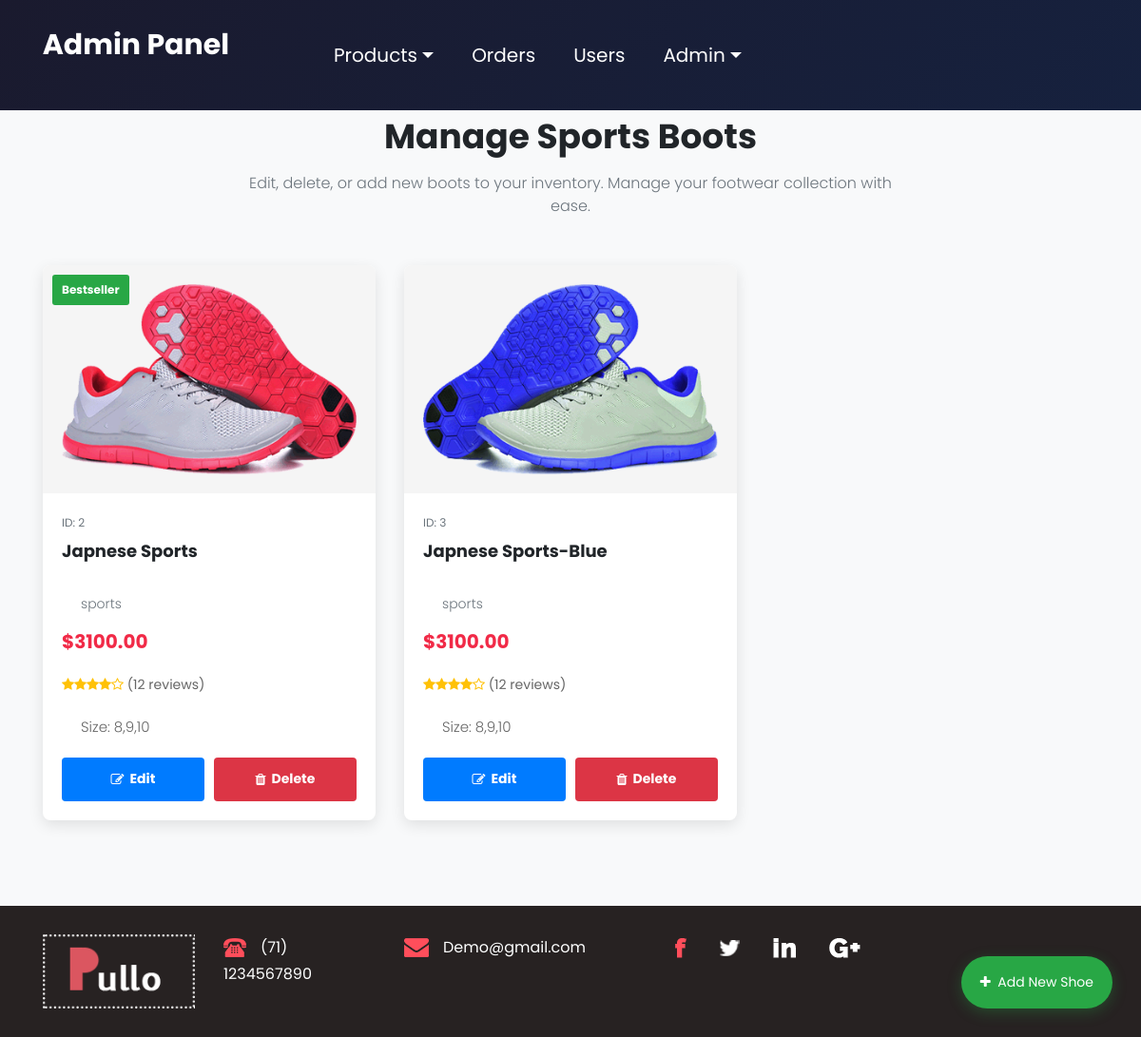
Screenshot of /ADsports/ with the database file from the repository.
### app/models.py (models this page shows, shortened)
class Boots(models.Model):
    boot_id = models.AutoField(primary_key=True)
    name = models.CharField(max_length=100)
    size = models.CharField(max_length=10)
    quantity = models.PositiveIntegerField()
    price = models.DecimalField(max_digits=10, decimal_places=2)
    image = models.ImageField(upload_to='boots/')
    bestseller = models.BooleanField(default=False)
    description = models.TextField(blank=True)
    category = models.CharField(max_length=20)

### app/views.py (the view)
# urls.py: path('ADsports/', views.ad_sports, name='ad_sports'),
def ad_sports(request): return render(request, 'admin/ADracing boots.html', {'boots': Boots.objects.all()})

### template/admin/ADracing boots.html (shortened to what this page needs)
{% load static %}
<!DOCTYPE html>
<html lang="en">
   <head>
      <link rel="stylesheet" href="{% static 'css/bootstrap.min.css' %}">
      <link rel="stylesheet" href="{% static 'css/style.css' %}">
      <link rel="stylesheet" href="{% static 'css/responsive.css' %}">
      <link rel="stylesheet" href="{% static 'css/jquery.mCustomScrollbar.min.css' %}">
      <link rel="stylesheet" href="https://netdna.bootstrapcdn.com/font-awesome/4.0.3/css/font-awesome.css">
      <link rel="stylesheet" href="{% static 'css/owl.carousel.min.css' %}">
      <link rel="stylesheet" href="{% static 'css/owl.theme.default.min.css' %}">
      <link rel="stylesheet" href="https://cdnjs.cloudflare.com/ajax/libs/fancybox/2.1.5/jquery.fancybox.min.css" media="screen">
   </head>
   <body class="main-layout">
      {% include 'admin/header.html' %}
      <div class="shoes_section">
         <div class="container">
            <div class="shoes_section_heading">
               <h2>Manage Sports Boots</h2>
               <p>Edit, delete, or add new boots to your inventory. Manage your footwear collection with ease.</p>
            </div>
            <div class="row" id="boots-list">
                {% for boot in boots %}
                <div class="col-md-4 col-sm-6">
                    <div class="shoe-item" data-id="{{ boot.boot_id }}">
                        <div class="shoe-img">
                            {% if boot.bestseller %}
                                <span class="new-tag">Bestseller</span>
                            {% endif %}
                            <img src="{{ boot.image.url }}" alt="{{ boot.name }}">
                        </div>
                        <div class="shoe-info">
                            <div class="shoe-id">ID: {{ boot.boot_id }}</div>
                            <h3 class="shoe-name">{{ boot.name }}</h3>
                            <p class="shoe-category">{{ boot.category }}</p>
                            <div class="shoe-price">
                                <span>${{ boot.price }}</span>
                            </div>
                            <div class="shoe-rating">
                                <i class="fa fa-star"></i><i class="fa fa-star"></i><i class="fa fa-star"></i><i class="fa fa-star"></i><i class="fa fa-star-o"></i>
                                <span>(12 reviews)</span>
                            </div>
                            <div class="shoe-sizes">
                                <p>Size: {{ boot.size }}</p>
                            </div>
                            <div class="shoe-actions">
                                <a href="{% url 'editshoes' category='sports' shoe_id=boot.boot_id %}" class="btn-edit">
                                    <i class="fa fa-edit"></i>&nbsp; Edit
                                </a>
                                <a href="{% url 'delete_shoes' category='sports' shoe_id=boot.boot_id %}"
                                   class="btn-delete"
                                   onclick="return confirm('Are you sure you want to delete {{ boot.name }}?');">
                                    <i class="fa fa-trash"></i>&nbsp; Delete
                                </a>
                            </div>
                        </div>
                    </div>
                </div>
                {% empty %}
                <div class="col-12">
                    <div class="text-center">
                        <h4 class="text-muted">No sports boots found.</h4>
                    </div>
                </div>
                {% endfor %}
            </div>
         </div>
      </div>
      <a href="{% url 'addshoes' %}" class="add-new-shoe" title="Add New Shoe">
         <i class="fa fa-plus"></i>&nbsp; Add New Shoe
      </a>
      {% include 'footer.html' %}
   </body>
</html>

### static/css/style.css (style rules this page uses)
* { box-sizing: border-box !important; transition: ease all 0.5s; }
html { scroll-behavior: smooth; }
body { color: #666666; font-size: 14px; font-family: Poppins; line-height: 1.80857; font-weight: normal; overflow-x: hidden; }
a { color: #1f1f1f; text-decoration: none !important; outline: none !important; -webkit-transition: all .3s ease-in-out; -moz-transition: all .3s ease-in-out; -ms-transition: all .3s ease-in-out; -o-transition: all .3s ease-in-out; transition: all .3s ease-in-out; }
h1, h2, h3, h4, h5, h6 { letter-spacing: 0; font-weight: normal; position: relative; padding: 0 0 10px 0; font-weight: normal; line-height: normal; color: #111111; margin: 0 }
h2 { font-size: 22px }
h3 { font-size: 18px }
*, *::after, *::before { -webkit-box-sizing: border-box; -moz-box-sizing: border-box; box-sizing: border-box; }
p { margin: 20px; font-weight: 300; font-size: 15px; line-height: 24px; }
a { color: #222222; text-decoration: none; outline: none !important; }
a, .btn { text-decoration: none !important; outline: none !important; -webkit-transition: all .3s ease-in-out; -moz-transition: all .3s ease-in-out; -ms-transition: all .3s ease-in-out; -o-transition: all .3s ease-in-out; transition: all .3s ease-in-out; }
img { max-width: 100%; height: auto; }
body { width:100%; height:100%; }
.carousel-inner,.carousel,.carousel-item,.container,.fill { height:100%; width:100%; background-position:center center; background-size:cover; }

### template/admin/ADracing boots.html (style rules this page uses)
.shoes_section { background-color: #f8f9fa; padding: 60px 0; }
.shoes_section_heading { text-align: center; margin-bottom: 50px; }
.shoes_section_heading h2 { font-size: 36px; font-weight: bold; color: #212529; }
.shoes_section_heading p { color: #6c757d; max-width: 700px; margin: 0 auto; font-size: 16px; }
.shoe-item { background: white; border-radius: 8px; overflow: hidden; box-shadow: 0 5px 15px rgba(0,0,0,0.1); margin-bottom: 30px; transition: all 0.3s ease; }
.shoe-img { position: relative; overflow: hidden; padding: 20px; background: #f5f5f5; text-align: center; }
.shoe-img img { max-width: 100%; height: auto; transition: transform 0.5s ease; }
.shoe-img .new-tag { position: absolute; top: 10px; left: 10px; background: #28a745; color: white; padding: 5px 10px; font-size: 12px; font-weight: bold; border-radius: 3px; }
.shoe-info { padding: 20px; }
.shoe-name { font-size: 18px; font-weight: bold; margin-bottom: 10px; color: #212529; }
.shoe-category { font-size: 14px; color: #6c757d; margin-bottom: 10px; }
.shoe-price { font-size: 20px; font-weight: bold; color: #f12a47; margin-bottom: 15px; }
.shoe-rating { margin-bottom: 15px; }
.shoe-rating i { color: #ffc107; font-size: 14px; }
.shoe-actions { display: flex; gap: 10px; }
.btn-edit, .btn-delete { flex: 1; padding: 10px; border: none; border-radius: 4px; font-weight: bold; cursor: pointer; transition: all 0.3s ease; text-decoration: none; text-align: center; display: flex; align-items: center; justify-content: center; }
.btn-edit { background: #007bff; color: white; }
.btn-delete { background: #dc3545; color: white; }
.shoe-sizes { margin: 15px 0; }
.add-new-shoe { position: fixed; bottom: 30px; right: 30px; background: #28a745; color: white; padding: 15px 20px; border-radius: 50px; text-decoration: none; box-shadow: 0 4px 15px rgba(40, 167, 69, 0.3); transition: all 0.3s ease; z-index: 1000; }
.shoe-id { font-size: 12px; color: #6c757d; margin-bottom: 5px; }

### rows the page displays
Boots: bestseller "Bestseller", image (picture), boot_id "2", name "Japnese Sports", category "sports", price "3100.00", size "8,9,10"
Boots: image (picture), boot_id "3", name "Japnese Sports-Blue", category "sports", price "3100.00", size "8,9,10"
